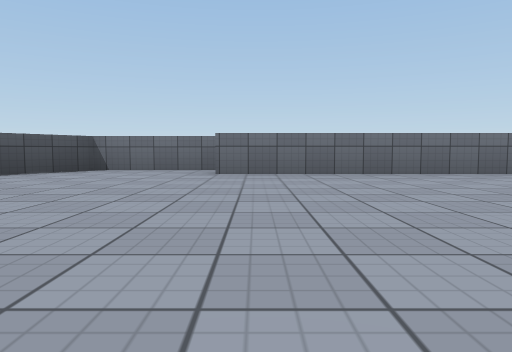
view 1 (above)

16 first-person views from a walk through a 3-D level made in the Unity game engine. The camera is 0.24 m above the floor, tilts 4° down and sees 70° across. The floor is counted in squares, 1 m on a side. Each view is taken from the middle of a square. On the plan, view 1 faces up. The plan holds only what a view shows up to about 9 squares ahead; the rest is blank. Surface patterns are stand-ins for the level's own textures.

view 2
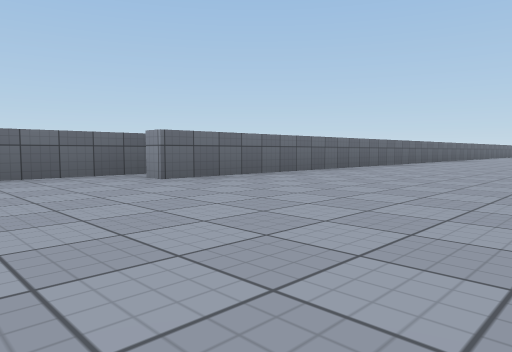

view 3
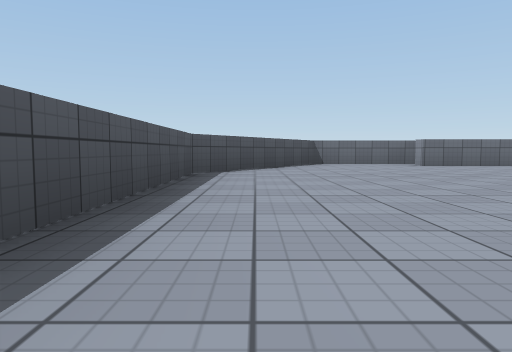

view 4
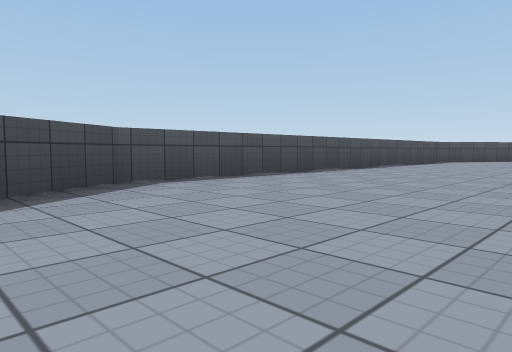

view 5
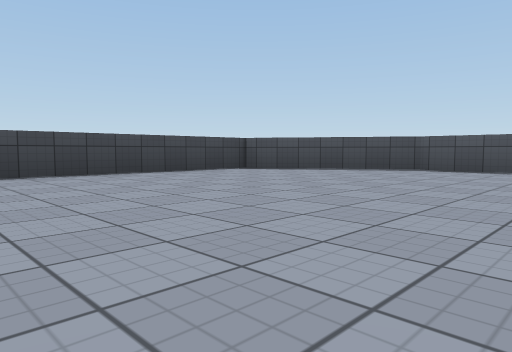

view 6
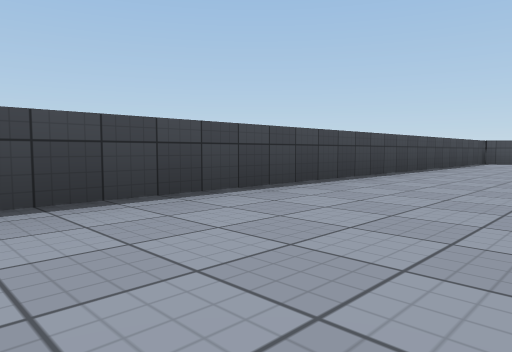

view 7
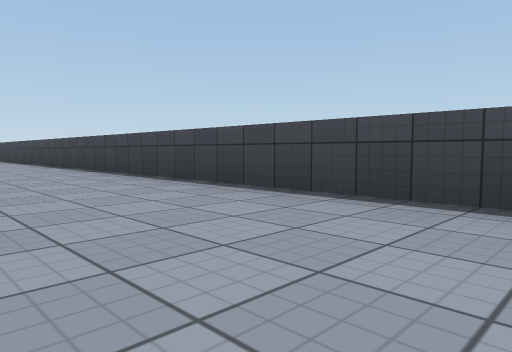

view 8
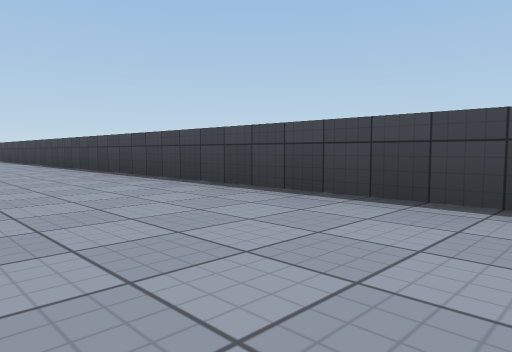

view 9
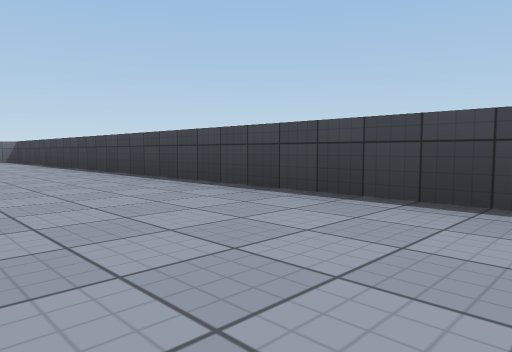

view 10
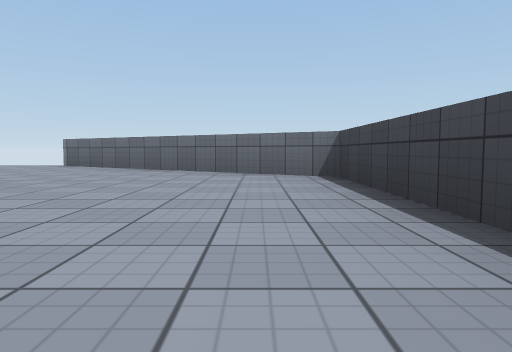

view 11
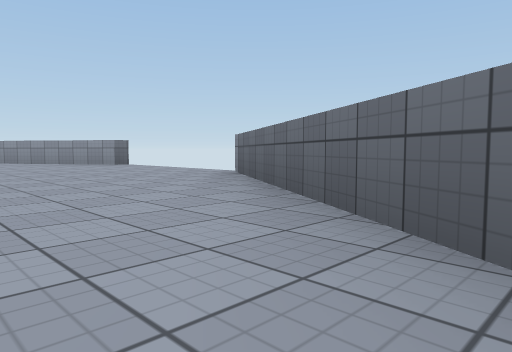

view 12
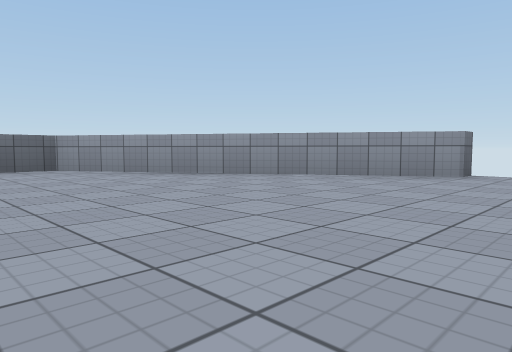

view 13
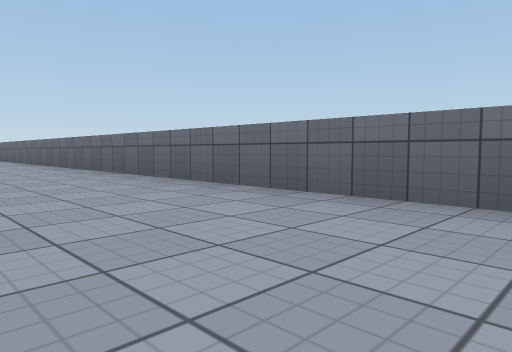

view 14
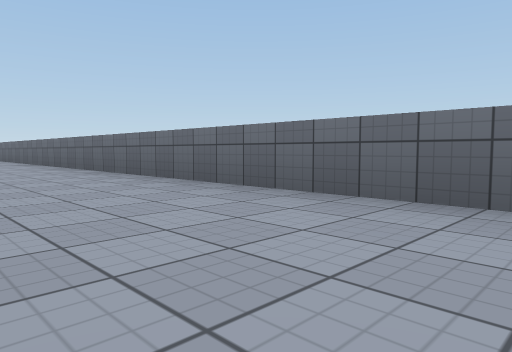

view 15
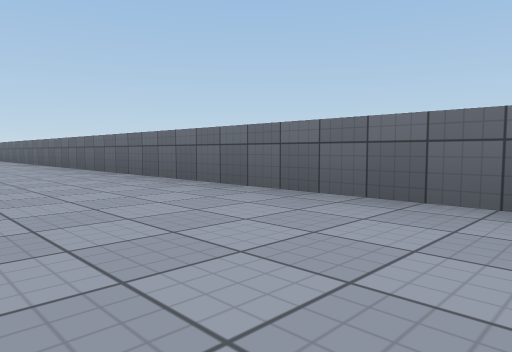

view 16
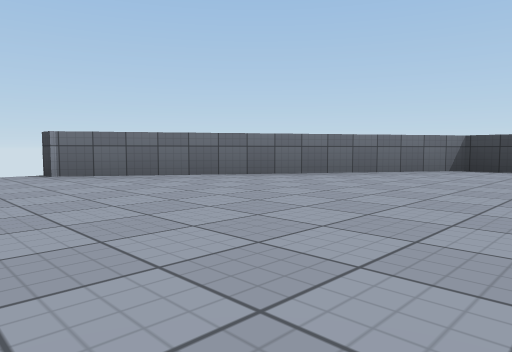

### Floor plan
Points are (right, up) in squares from view 1. A wall is a line through its corners. A room is listed if a view was taken in it or the views show most of it. See-through windows are left out.
Room 1 (views 1, 2, 3, 4, 5, 6, 7, 8, 9, 10, 11, 12, 13, 14, 15, 16)
walls: (-0.1, 4.5) (-2, 4.5) (-3.7, 1.8) (-3.7, -4.8) (-2.5, -6.7) (16.3, -6.7) (18.7, -3); (18.7, 0) (16.4, 3.7) (-0.5, 3.7)
ways out: gap at (19, -3); gap at (19, 0)

Where each view was taken, in squares from view 1:
view 1: 0 up, 0 right, facing up
view 2: 1 up, 2 left, facing up-right
view 3: 2 down, 3 left, facing up
view 4: 6 down, 1 left, facing up-left
view 5: 3 down, 1 right, facing down-left
view 6: 5 down, 5 right, facing down-left
view 7: 5 down, 3 right, facing down-right
view 8: 5 down, 6 right, facing down-right
view 9: 5 down, 8 right, facing down-right
view 10: 6 down, 13 right, facing right
view 11: 6 down, 16 right, facing up-right
view 12: 1 down, 15 right, facing up-right
view 13: 2 up, 12 right, facing up-left
view 14: 2 up, 14 right, facing up-left
view 15: 2 up, 16 right, facing up-left
view 16: 2 down, 15 right, facing down-right
